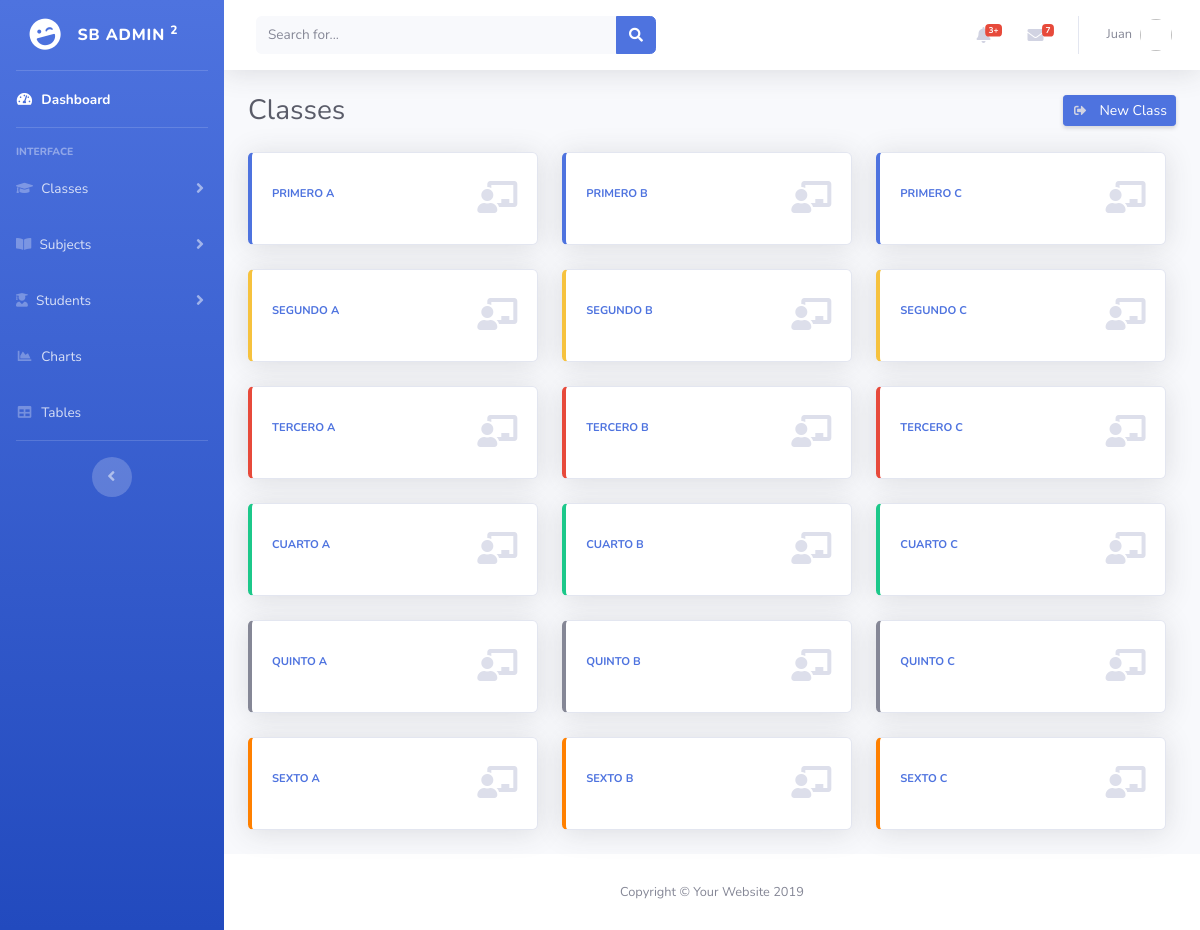
Page /classes.php (signed in) on the committed database.
### tables this page shows
CREATE TABLE `classes` (
  `ID_CLASS` int(11) NOT NULL,
  `NAME` varchar(100) NOT NULL,
  `COD_CLASS` varchar(5) DEFAULT NULL,
  `COLOR` varchar(6) NOT NULL DEFAULT '4e73df'
);

### classes.php (the view, shortened to what this page needs)
<?php
  require 'database.php';
  if (isset($_SESSION['id_user'])) {
	$id_user = $_SESSION['id_user'];
  }else{
	 header('Location: login.php');
  }
?>
<!DOCTYPE html>
<html lang="en">
<head>
  <link href="vendor/fontawesome-free/css/all.min.css" rel="stylesheet" type="text/css">
  <link href="css/sb-admin-2.min.css" rel="stylesheet">
</head>
<body id="page-top">
  <div id="wrapper">
    <ul class="navbar-nav bg-gradient-primary sidebar sidebar-dark accordion" id="accordionSidebar">
      <a class="sidebar-brand d-flex align-items-center justify-content-center" href="index.php">
        <div class="sidebar-brand-icon rotate-n-15">
          <i class="fas fa-laugh-wink"></i>
        </div>
        <div class="sidebar-brand-text mx-3">SB Admin <sup>2</sup></div>
      </a>
      <hr class="sidebar-divider my-0">
      <li class="nav-item active">
        <a class="nav-link" href="index.php">
          <i class="fas fa-fw fa-tachometer-alt"></i>
          <span>Dashboard</span></a>
      </li>
      <hr class="sidebar-divider">
      <div class="sidebar-heading">
        Interface
      </div>
      <li class="nav-item">
        <a class="nav-link collapsed" href="classes.php" data-toggle="collapse" aria-expanded="true" aria-controls="collapseOne">
          <i class="fas fa-graduation-cap"></i>
          <span>Classes</span>
        </a>
      </li>
	   <li class="nav-item">
        <a class="nav-link collapsed" href="#" data-toggle="collapse" data-target="#collapseTwo" aria-expanded="true" aria-controls="collapseTwo">
		  <i class="fas fa-book-open"></i>
          <span>Subjects</span>
        </a>
      </li>
		<li class="nav-item">
			<a class="nav-link collapsed" href="#" data-toggle="collapse" data-target="#collapseThree" aria-expanded="true" aria-controls="collapseThree">
			  <i class="fas fa-user-graduate"></i>
			  <span>Students</span>
			</a>
		</li>
      <li class="nav-item">
        <a class="nav-link" href="charts.html">
          <i class="fas fa-fw fa-chart-area"></i>
          <span>Charts</span></a>
      </li>
      <li class="nav-item">
        <a class="nav-link" href="tables.html">
          <i class="fas fa-fw fa-table"></i>
          <span>Tables</span></a>
      </li>
      <hr class="sidebar-divider d-none d-md-block">
      <div class="text-center d-none d-md-inline">
        <button class="rounded-circle border-0" id="sidebarToggle"></button>
      </div>
    </ul>
    <div id="content-wrapper" class="d-flex flex-column">
      <div id="content">
        <nav class="navbar navbar-expand navbar-light bg-white topbar mb-4 static-top shadow">
          <form class="d-none d-sm-inline-block form-inline mr-auto ml-md-3 my-2 my-md-0 mw-100 navbar-search">
            <div class="input-group">
              <input type="text" class="form-control bg-light border-0 small" placeholder="Search for..." aria-label="Search" aria-describedby="basic-addon2">
              <div class="input-group-append">
                <button class="btn btn-primary" type="button">
                  <i class="fas fa-search fa-sm"></i>
                </button>
              </div>
            </div>
          </form>
          <ul class="navbar-nav ml-auto">
            <li class="nav-item dropdown no-arrow mx-1">
              <a class="nav-link dropdown-toggle" href="#" id="alertsDropdown" role="button" data-toggle="dropdown" aria-haspopup="true" aria-expanded="false">
                <i class="fas fa-bell fa-fw"></i>
                <span class="badge badge-danger badge-counter">3+</span>
              </a>
            </li>
            <li class="nav-item dropdown no-arrow mx-1">
              <a class="nav-link dropdown-toggle" href="#" id="messagesDropdown" role="button" data-toggle="dropdown" aria-haspopup="true" aria-expanded="false">
                <i class="fas fa-envelope fa-fw"></i>
                <span class="badge badge-danger badge-counter">7</span>
              </a>
            </li>
            <li class="nav-item dropdown no-arrow">
              <a class="nav-link dropdown-toggle" href="#" id="userDropdown" role="button" data-toggle="dropdown" aria-haspopup="true" aria-expanded="false">
                <span class="mr-2 d-none d-lg-inline text-gray-600 small">
					<?php
							echo $_SESSION["username"];
					?>
				</span>
                <img class="img-profile rounded-circle" >
              </a>
            </li>
          </ul>
        </nav>
        <div class="container-fluid">
		  <div class="d-sm-flex align-items-center justify-content-between mb-4">
            <h1 class="h3 mb-0 text-gray-800">Classes</h1>
			<a class="d-none d-sm-inline-block btn btn-sm btn-primary shadow-sm" href="#" data-toggle="modal" data-target="#addCourseModal">
              <i class="fas fa-sign-out-alt fa-sm fa-fw mr-2 text-gray-400"></i>
				New Class
            </a>
          </div>
          <div class="row">
			<?php
			if($_SESSION['group_user_id'] != 1){
				$sqlCoursesView = "SELECT * FROM classes WHERE id_class in ( SELECT id_class FROM rel_user_classes WHERE id_user = '$id_user' )";
			}else{
				$sqlCoursesView = "SELECT * FROM classes";
			}
				$result = $connexion->query($sqlCoursesView);
				if($result->num_rows>0){
					while($row = $result->fetch_assoc()) {
						echo '
						<div class="col-xl-3 col-md-6 mb-4">
						  <div class="card shadow h-100 py-2" style="border-left:.25rem solid #'.$row['COLOR'].' !important">
							<div class="card-body">
							  <div class="row no-gutters align-items-center">
								<div class="col mr-2">
									<a href="class-detail.php" onclick="
									'.$_SESSION['id_class']= $row['ID_CLASS'].
									  $_SESSION['name_class']= $row['NAME'].
									'
									" >
									  <div class="text-xs font-weight-bold text-primary text-uppercase mb-2">
										<input type="hidden" name="class" id="class">
										'.$row['NAME'].'
									  </div>
									</a>
								</div>
								<div class="col-auto">
								  <i class="fas fa-chalkboard-teacher fa-2x text-gray-300"></i>
								</div>
							  </div>
							</div>
						  </div>
						</div>';
					}
				}
			?>
        </div>
      </div>
      <footer class="sticky-footer bg-white">
        <div class="container my-auto">
          <div class="copyright text-center my-auto">
            <span>Copyright &copy; Your Website 2019</span>
          </div>
        </div>
      </footer>
    </div>
  </div>
</body>
</html>

### rows in the picture
classes: ID_CLASS+NAME "PRIMERO A"
classes: ID_CLASS+NAME "PRIMERO B"
classes: ID_CLASS+NAME "PRIMERO C"
classes: ID_CLASS+NAME "SEGUNDO A"
classes: ID_CLASS+NAME "SEGUNDO B"
classes: ID_CLASS+NAME "SEGUNDO C"
classes: ID_CLASS+NAME "TERCERO A"
classes: ID_CLASS+NAME "TERCERO B"
classes: ID_CLASS+NAME "TERCERO C"
classes: ID_CLASS+NAME "CUARTO A"
classes: ID_CLASS+NAME "CUARTO B"
classes: ID_CLASS+NAME "CUARTO C"
classes: ID_CLASS+NAME "QUINTO A"
classes: ID_CLASS+NAME "QUINTO B"
classes: ID_CLASS+NAME "QUINTO C"
classes: ID_CLASS+NAME "SEXTO A"
classes: ID_CLASS+NAME "SEXTO B"
classes: ID_CLASS+NAME "SEXTO C"

### other values in the picture
$_SESSION["username"] "Juan"
